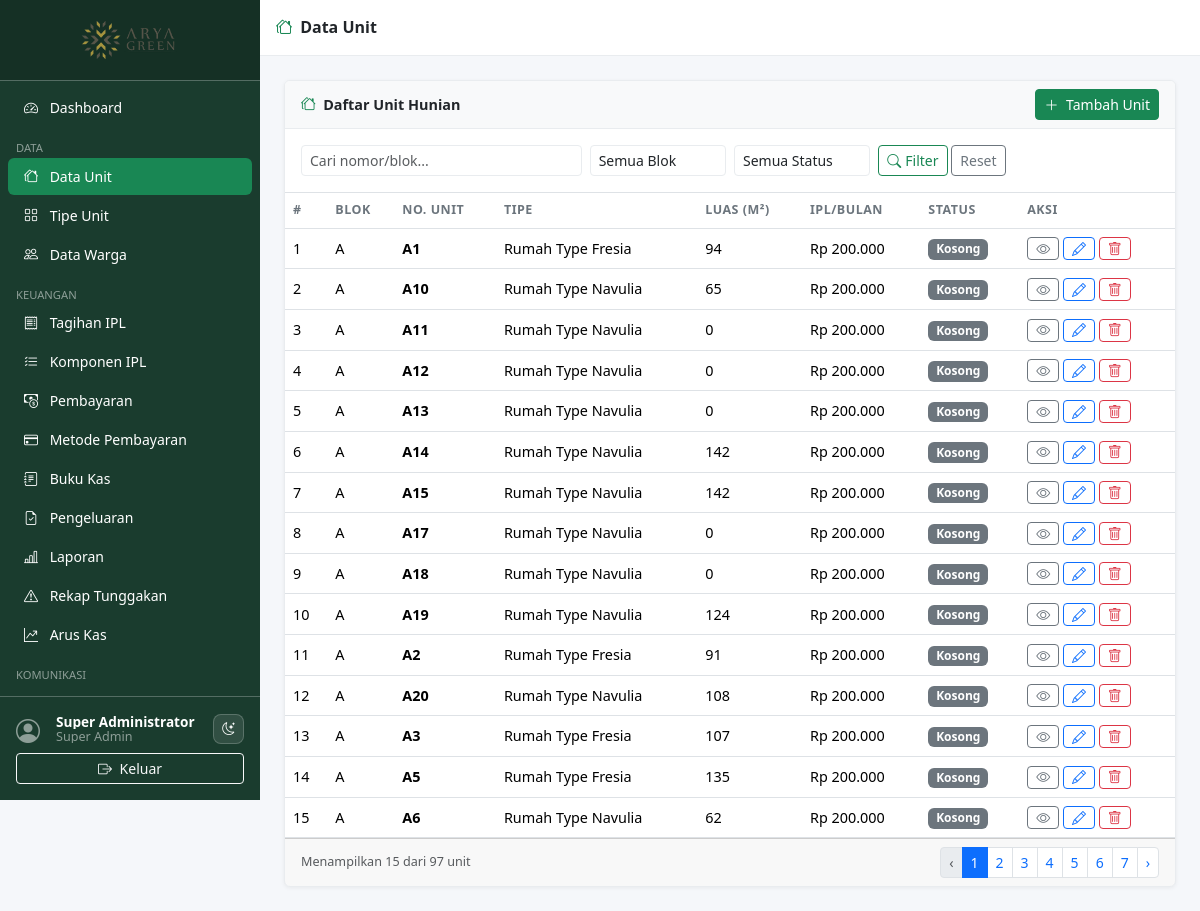
Screenshot of /pages/units/index.php (signed in) with the database file from the repository.
### tables this page shows
CREATE TABLE `units` (
  `id`           INT UNSIGNED AUTO_INCREMENT PRIMARY KEY,
  `unit_type_id` INT UNSIGNED NOT NULL,
  `unit_number`  VARCHAR(20)  NOT NULL UNIQUE,
  `block`        VARCHAR(10)  NOT NULL,
  `floor`        TINYINT      NOT NULL DEFAULT 1,
  `area_sqm`     DECIMAL(8,2) NOT NULL DEFAULT 0,
  `status`       ENUM('dihuni','kosong','dijual') NOT NULL DEFAULT 'kosong',
  `notes`        TEXT DEFAULT NULL,
  `created_at`   TIMESTAMP DEFAULT CURRENT_TIMESTAMP,
  `updated_at`   TIMESTAMP DEFAULT CURRENT_TIMESTAMP ON UPDATE CURRENT_TIMESTAMP,
  FOREIGN KEY (`unit_type_id`) REFERENCES `unit_types`(`id`) ON UPDATE CASCADE
);

CREATE TABLE `unit_types` (
  `id`          INT UNSIGNED AUTO_INCREMENT PRIMARY KEY,
  `name`        VARCHAR(100) NOT NULL,
  `description` TEXT DEFAULT NULL,
  `ipl_amount`  DECIMAL(12,2) NOT NULL DEFAULT 0,
  `created_at`  TIMESTAMP DEFAULT CURRENT_TIMESTAMP
);

### includes/auth.php (called while the page is built, shortened)
<?php
require_once __DIR__ . '/functions.php';
function can(string $permission): bool {
    return in_array($permission, $_SESSION['permissions'] ?? [], true);
}

### pages/units/index.php (the view, shortened to what this page needs)
<?php
require_once __DIR__ . '/../../includes/auth.php';
require_once __DIR__ . '/../../includes/functions.php';
$db = db();
$search  = clean($_GET['q'] ?? '');
$f_block = clean($_GET['block'] ?? '');
$f_status= clean($_GET['status'] ?? '');
$page    = max(1, (int)($_GET['page'] ?? 1));
$per     = 15;
$where = ['1=1'];
$params = [];
$types  = '';
$where_sql = implode(' AND ', $where);
$count_sql = "SELECT COUNT(*) FROM units u WHERE {$where_sql}";
$stmt = $db->prepare($count_sql);
$stmt->execute();
$total = $stmt->get_result()->fetch_row()[0];
$pag   = paginate($total, $per, $page);
$sql = "SELECT u.*, ut.name AS type_name, ut.ipl_amount
        FROM units u JOIN unit_types ut ON ut.id = u.unit_type_id
        WHERE {$where_sql} ORDER BY u.block, u.unit_number
        LIMIT ? OFFSET ?";
$stmt = $db->prepare($sql);
$fetch_params  = $params;
$fetch_params[] = $per;
$fetch_params[] = $pag['offset'];
$fetch_types   = $types . 'ii';
$stmt->bind_param($fetch_types, ...$fetch_params);
$stmt->execute();
$units = $stmt->get_result()->fetch_all(MYSQLI_ASSOC);
include __DIR__ . '/../../includes/header.php';
include __DIR__ . '/../../includes/sidebar.php';
?>
<div class="content-wrapper">
  <div class="topbar d-flex align-items-center px-3 gap-2">
    <h6 class="mb-0 fw-semibold"><i class="bi bi-houses me-1 text-success"></i> Data Unit</h6>
  </div>
  <div class="main-content">
    <div class="card">
      <div class="card-header d-flex flex-wrap gap-2 align-items-center justify-content-between">
        <span><i class="bi bi-houses me-1 text-success"></i> Daftar Unit Hunian</span>
        <?php if (can('units.create')): ?>
          <a href="form.php" class="btn btn-success btn-sm"><i class="bi bi-plus-lg me-1"></i> Tambah Unit</a>
        <?php endif; ?>
      </div>
      <div class="card-body border-bottom">
        <form method="GET" class="row g-2">
          <div class="col-12 col-md-4">
            <input type="text" name="q" class="form-control form-control-sm" placeholder="Cari nomor/blok..." value="<?= e($search) ?>">
          </div>
          <div class="col-6 col-md-2">
            <select name="block" class="form-select form-select-sm">
              <option value="">Semua Blok</option>
            </select>
          </div>
          <div class="col-6 col-md-2">
            <select name="status" class="form-select form-select-sm">
              <option value="">Semua Status</option>
            </select>
          </div>
          <div class="col-auto">
            <button class="btn btn-sm btn-outline-success"><i class="bi bi-search me-1"></i>Filter</button>
            <a href="index.php" class="btn btn-sm btn-outline-secondary">Reset</a>
          </div>
        </form>
      </div>
      <div class="card-body p-0">
        <div class="table-responsive">
          <table class="table table-hover mb-0">
            <thead><tr>
              <th>#</th><th>Blok</th><th>No. Unit</th><th>Tipe</th>
              <th>Luas (m²)</th><th>IPL/Bulan</th><th>Status</th><th>Aksi</th>
            </tr></thead>
            <tbody>
            <?php if (empty($units)): ?>
              <tr><td colspan="8" class="text-center text-muted py-4">Tidak ada data unit.</td></tr>
            <?php else: ?>
            <?php foreach ($units as $i => $u): ?>
              <tr>
                <td><?= $pag['offset'] + $i + 1 ?></td>
                <td><?= e($u['block']) ?></td>
                <td><strong><?= e($u['unit_number']) ?></strong></td>
                <td><?= e($u['type_name']) ?></td>
                <td><?= number_format((float)$u['area_sqm'], 0) ?></td>
                <td><?= idr((float)$u['ipl_amount']) ?></td>
                <td><?= unit_status_badge($u['status']) ?></td>
                <td>
                  <a href="detail.php?id=<?= $u['id'] ?>" class="btn btn-sm btn-outline-secondary py-0 px-2">
                    <i class="bi bi-eye"></i>
                  </a>
                  <?php if (can('units.edit')): ?>
                    <a href="form.php?id=<?= $u['id'] ?>" class="btn btn-xs btn-outline-primary btn-sm py-0 px-2">
                      <i class="bi bi-pencil"></i>
                    </a>
                  <?php endif; ?>
                  <?php if (can('units.delete')): ?>
                    <form method="POST" class="d-inline">
                      <button type="submit" class="btn btn-sm btn-outline-danger py-0 px-2"
                              data-confirm="Hapus unit <?= e($u['unit_number']) ?>? Data terkait akan ikut terhapus.">
                        <i class="bi bi-trash"></i>
                      </button>
                    </form>
                  <?php endif; ?>
                </td>
              </tr>
            <?php endforeach; ?>
            <?php endif; ?>
            </tbody>
          </table>
        </div>
      </div>
      <?php if ($pag['total_pages'] > 1): ?>
      <div class="card-footer d-flex justify-content-between align-items-center">
        <small class="text-muted">Menampilkan <?= count($units) ?> dari <?= $total ?> unit</small>
        <?= render_pagination($pag, 'index.php?q=' . urlencode($search) . '&block=' . urlencode($f_block) . '&status=' . urlencode($f_status)) ?>
      </div>
      <?php endif; ?>
    </div>
  </div>
<?php include __DIR__ . '/../../includes/footer.php'; ?>

### includes/functions.php (shortened to what this page needs)
<?php
function e(mixed $v): string {
    return htmlspecialchars((string)$v, ENT_QUOTES | ENT_SUBSTITUTE, 'UTF-8');
}
function clean(string $v): string {
    return trim(strip_tags($v));
}
function paginate(int $total, int $per_page, int $current): array {
    $total_pages = (int)ceil($total / $per_page);
    $offset      = ($current - 1) * $per_page;
    return [
        'total'       => $total,
        'per_page'    => $per_page,
        'current'     => $current,
        'total_pages' => $total_pages,
        'offset'      => max(0, $offset),
    ];
}
function render_pagination(array $p, string $url_base): string {
    $html = '<nav><ul class="pagination pagination-sm mb-0">';
    $prev = $p['current'] - 1;
    $next = $p['current'] + 1;
    $disabled = $p['current'] <= 1 ? ' disabled' : '';
    $html .= "<li class=\"page-item{$disabled}\"><a class=\"page-link\" href=\"{$url_base}&page={$prev}\">‹</a></li>";
    for ($i = 1; $i <= $p['total_pages']; $i++) {
        $active = $i === $p['current'] ? ' active' : '';
        $html .= "<li class=\"page-item{$active}\"><a class=\"page-link\" href=\"{$url_base}&page={$i}\">{$i}</a></li>";
    }
    $disabled = $p['current'] >= $p['total_pages'] ? ' disabled' : '';
    $html .= "<li class=\"page-item{$disabled}\"><a class=\"page-link\" href=\"{$url_base}&page={$next}\">›</a></li>";
    $html .= '</ul></nav>';
    return $html;
}
function idr(float $v): string {
    return 'Rp ' . number_format($v, 0, ',', '.');
}
function unit_status_badge(string $status): string {
    $map = [
        'dihuni' => ['success', 'Dihuni'],
        'kosong' => ['secondary','Kosong'],
        'dijual' => ['info',    'Dijual'],
    ];
    [$cls, $label] = $map[$status] ?? ['secondary', $status];
    return "<span class=\"badge bg-{$cls}\">{$label}</span>";
}

### rows the page displays
units: offset "1", block "A", unit_number "A1", unit_type.name "Rumah Type Fresia", area_sqm "94", unit_type.ipl_amount "Rp 200.000"
units: offset "2", block "A", unit_number "A10", unit_type.name "Rumah Type Navulia", area_sqm "65", unit_type.ipl_amount "Rp 200.000"
units: offset "3", block "A", unit_number "A11", unit_type.name "Rumah Type Navulia", area_sqm "0", unit_type.ipl_amount "Rp 200.000"
units: offset "4", block "A", unit_number "A12", unit_type.name "Rumah Type Navulia", area_sqm "0", unit_type.ipl_amount "Rp 200.000"
units: offset "5", block "A", unit_number "A13", unit_type.name "Rumah Type Navulia", area_sqm "0", unit_type.ipl_amount "Rp 200.000"
units: offset "6", block "A", unit_number "A14", unit_type.name "Rumah Type Navulia", area_sqm "142", unit_type.ipl_amount "Rp 200.000"
units: offset "7", block "A", unit_number "A15", unit_type.name "Rumah Type Navulia", area_sqm "142", unit_type.ipl_amount "Rp 200.000"
units: offset "8", block "A", unit_number "A17", unit_type.name "Rumah Type Navulia", area_sqm "0", unit_type.ipl_amount "Rp 200.000"
units: offset "9", block "A", unit_number "A18", unit_type.name "Rumah Type Navulia", area_sqm "0", unit_type.ipl_amount "Rp 200.000"
units: offset "10", block "A", unit_number "A19", unit_type.name "Rumah Type Navulia", area_sqm "124", unit_type.ipl_amount "Rp 200.000"
units: offset "11", block "A", unit_number "A2", unit_type.name "Rumah Type Fresia", area_sqm "91", unit_type.ipl_amount "Rp 200.000"
units: offset "12", block "A", unit_number "A20", unit_type.name "Rumah Type Navulia", area_sqm "108", unit_type.ipl_amount "Rp 200.000"
units: offset "13", block "A", unit_number "A3", unit_type.name "Rumah Type Fresia", area_sqm "107", unit_type.ipl_amount "Rp 200.000"
units: offset "14", block "A", unit_number "A5", unit_type.name "Rumah Type Fresia", area_sqm "135", unit_type.ipl_amount "Rp 200.000"
units: offset "15", block "A", unit_number "A6", unit_type.name "Rumah Type Navulia", area_sqm "62", unit_type.ipl_amount "Rp 200.000"

### other values shown
$current_user['name'] "Super Administrator"
str_replace('_',' ', $current_user['role'] ?? '') "Super Admin"
count($units) "15"
$total "97"
